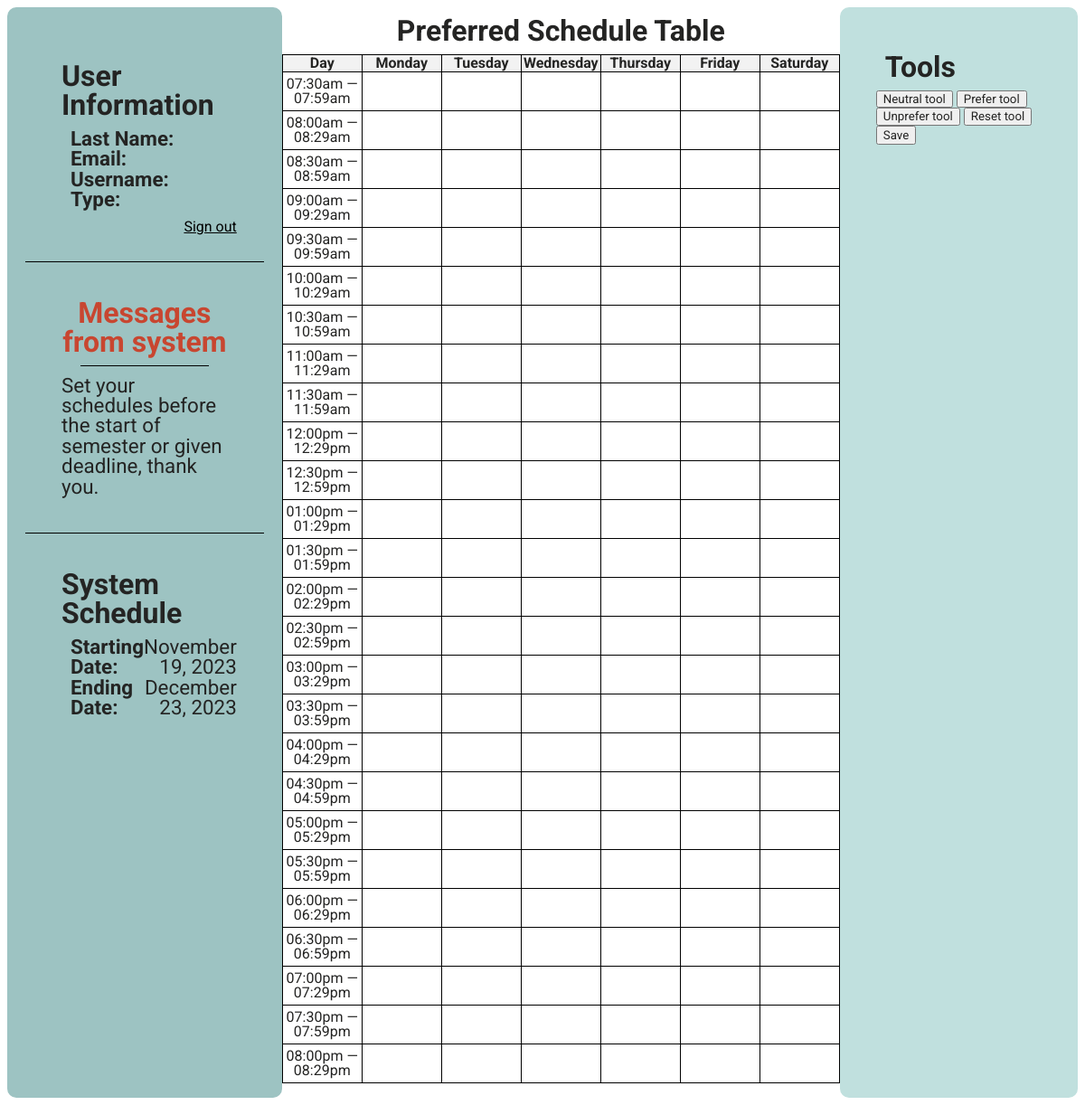
/teacherDashboard.php, run on an earlier commit of the app's database.
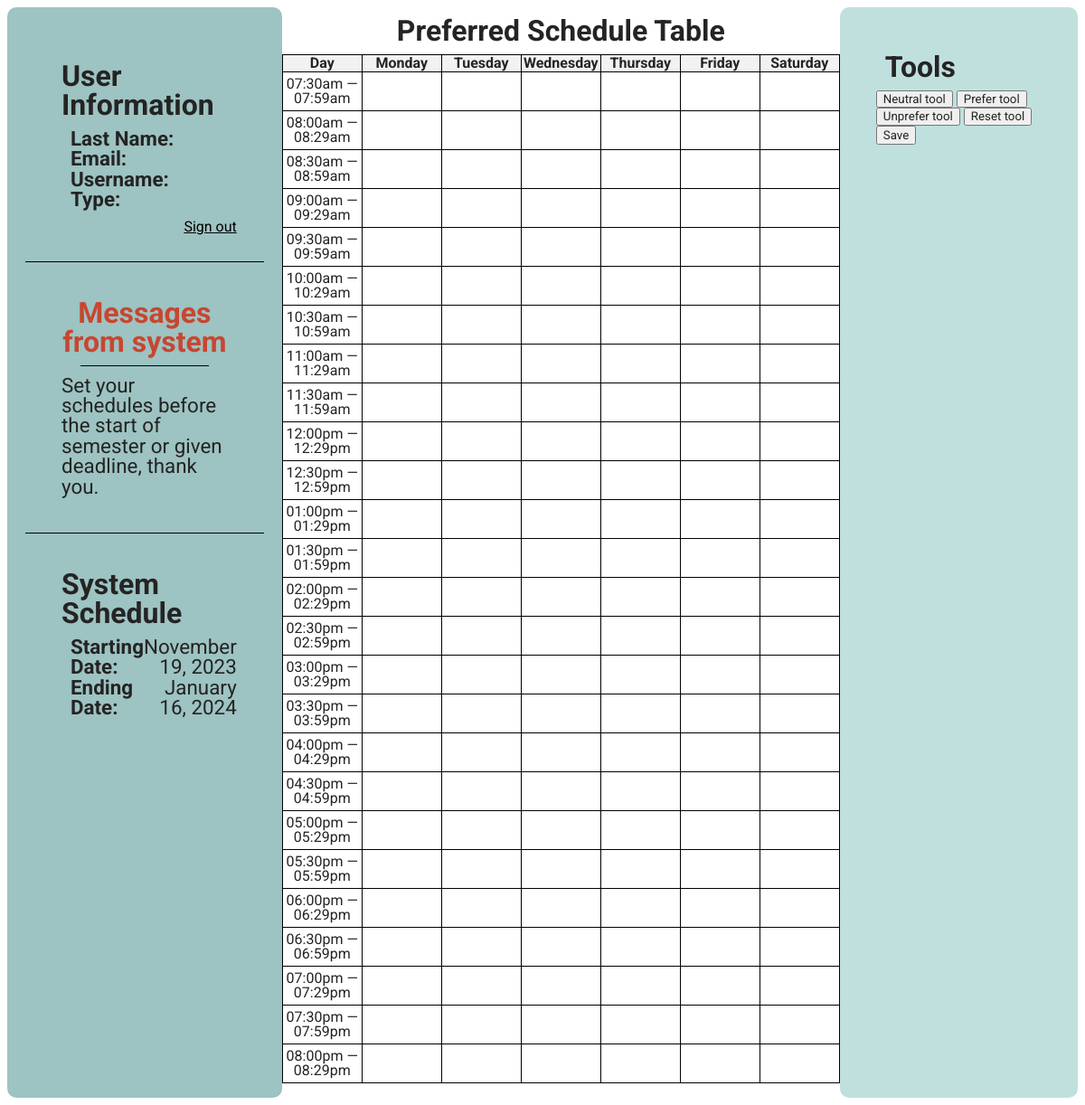
And on a later commit of the database.
### tables this page shows
CREATE TABLE `program_status` (
  `id` int(11) NOT NULL AUTO_INCREMENT,
  `is_ongoing` tinyint(1) DEFAULT NULL,
  `start_time` date DEFAULT NULL,
  `end_time` date DEFAULT NULL,
  PRIMARY KEY (`id`)
);

### teacherDashboard.php (the view, shortened to what this page needs)
<!DOCTYPE html>
<html lang="en">
<head>
    <link rel="stylesheet" href="styles.css">
</head>
<body>
<div class="col main_nav">
    <div class="main-nav-child userInfo">
        <h2>User Information </h2>
        <?php
        echo "<div class='userItem'><b>Last Name:&nbsp&nbsp</b><p>{$_SESSION['last_name']}</p></div>";
        echo "<div class='userItem'><b>Email:&nbsp&nbsp</b><p>{$_SESSION['email']}</p></div>";
        echo "<div class='userItem'><b>Username:&nbsp&nbsp</b><p>{$_SESSION['username']}</p></div>";
        echo "<div class='userItem'><b>Type:&nbsp&nbsp</b><p>{$_SESSION['type']}</p></div>";
        ?>
        <a href="">Sign out</a>
    </div>
    <div class="main-nav-child systemInfo">
        <h2>Messages from system</h2>
        <?php
        include "connect_db.php";
        $rtrv_stmt = $connect->prepare("SELECT message, message_type FROM laura_messages WHERE message_type = 'pre-semester';");
        if ($rtrv_stmt->execute()) {
            $data = $rtrv_stmt->fetch(PDO::FETCH_ASSOC);
            echo '<hr style="border: none; border-top: 1px solid #000; width: 70%; margin: 0 auto;">';
            if (isset($data['message'])) {
                echo '<p style="margin: 0; padding: 10px; font-size:1.4rem">'.$data['message'].'</p>';
            } else {
                echo '<p style="text-align: center; margin: 0; padding: 10px; font-size:1.4rem">inbox is empty</p>';
            }
        }
        ?>
    </div>
    <div class="main-nav-child sysSChed">
        <h2>System Schedule</h2>
        <?php
        include 'connect_db.php';
        $pstat_stmt = $connect->prepare("SELECT is_ongoing, start_time, end_time FROM program_status;");
        if ($pstat_stmt->execute()) {
            $data = $pstat_stmt->fetch(PDO::FETCH_ASSOC);
            $startDateTime = new DateTime($data['start_time']);
            $formattedStartTime = $startDateTime->format('F j, Y');
            $endDateTime = new DateTime($data['end_time']);
            $formattedEndTime = $endDateTime->format('F j, Y');
            echo "<div class='userItem'><b>Starting Date:&nbsp;&nbsp;</b><p>{$formattedStartTime}</p></div>";
            echo "<div class='userItem'><b>Ending Date:&nbsp;&nbsp;</b><p>{$formattedEndTime}</p></div>";
        }
        ?>
    </div>
</div>
<div class="col tableTab">
    <h2>Preferred Schedule Table</h2>
    <form class="formtable" id="formtable" action="updatePreferredSchedule.php" method="post">
        <table>
            <tr>
                <th>Day</th>
                <?php
                $daysOfWeek = ['Monday', 'Tuesday', 'Wednesday', 'Thursday', 'Friday', 'Saturday'];
                $incre = 0;
                foreach ($daysOfWeek as $day) {
                    echo "<th class='dayofweekheader' onclick='selectColumn($incre)'>$day</th>";
                    $incre += 1;
                }
                ?>
            </tr>
            <?php
            $asRestrict = [];
            $asPrefer = [];
            $timeSlots = generateTimeSlots();
            $id = 0;
            $td_id = 0;
            foreach ($timeSlots as $time) {
                echo "<tr>";
                echo "<td id='row$td_id' class='' onclick='selectRow(row$td_id)' style='height: 40px; cursor: pointer;'>$time</td>";
                $td_id += 1;
                foreach ($daysOfWeek as $day) {
                    $inputName = "$day - $time";
                    $isRestrict = in_array($inputName, $asRestrict);
                    $isPrefer = in_array($inputName, $asPrefer);
                    $value = 0;
                    $value = $isPrefer ? 1 : $value;
                    $value = $isRestrict ? 2 : $value;
                    $class = '';
                    if ($value == 2) {
                        $class = 'unprefer-tool';
                    } elseif ($value == 1) {
                        $class = 'prefer-tool';
                    } elseif ($value == 0) {
                        $class = 'neutral-tool';
                    }
                    echo "<td style='' class='$class' onclick='writeToInput($id)' id='cell$id' value=''><input id='$id' type='text' value='$value' name='$inputName' class='' readonly></td>";
                    $id += 1;
                }
                echo "</tr>";
            }
            ?>
        </table>
        <br>
    </form>
</div>
<div class="col tools">
    <h2>Tools</h2>
    <div id="tools">
        <button href="#" onclick="selectTool(0)">Neutral tool</button>
        <button href="#" onclick="selectTool(1)">Prefer tool</button>
        <button href="#" onclick="selectTool(2)">Unprefer tool</button>
        <button href="#" onclick="reset()">Reset tool</button>
        <input type="submit" value="Save" onclick="submitForm()">
    </div>
</div>
<?php
function generateTimeSlots() {
    $timeSlots = [];
    $startTime = strtotime('7:30 AM');
    $endTime = strtotime('8:00 PM');
    while ($startTime <= $endTime) {
        $nextTime = date('h:ia', $startTime + 30 * 59);
        $timeSlots[] = date('h:ia', $startTime).' — '. $nextTime;
        $startTime += 30 * 60;
    }
    return $timeSlots;
}
?>
</body>
</html>

What changed in the data, as far as the page shows it:
changed program_status: end_time "December 23, 2023" → "January 16, 2024"
